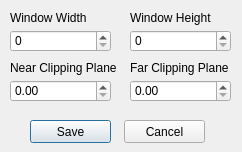
<?xml version="1.0" encoding="UTF-8"?>
<ui version="4.0">
 <class>LookThruPrefs</class>
 <widget class="QDialog" name="LookThruPrefs">
  <property name="geometry">
   <rect>
    <x>0</x>
    <y>0</y>
    <width>242</width>
    <height>152</height>
   </rect>
  </property>
  <property name="minimumSize">
   <size>
    <width>242</width>
    <height>152</height>
   </size>
  </property>
  <property name="maximumSize">
   <size>
    <width>242</width>
    <height>152</height>
   </size>
  </property>
  <property name="windowTitle">
   <string>Dialog</string>
  </property>
  <widget class="QPushButton" name="save_BTN">
   <property name="geometry">
    <rect>
     <x>30</x>
     <y>120</y>
     <width>81</width>
     <height>23</height>
    </rect>
   </property>
   <property name="text">
    <string>Save</string>
   </property>
  </widget>
  <widget class="QPushButton" name="cancel_BTN">
   <property name="geometry">
    <rect>
     <x>124</x>
     <y>120</y>
     <width>81</width>
     <height>23</height>
    </rect>
   </property>
   <property name="text">
    <string>Cancel</string>
   </property>
  </widget>
  <widget class="QLabel" name="winWidth_LABEL">
   <property name="geometry">
    <rect>
     <x>10</x>
     <y>10</y>
     <width>111</width>
     <height>16</height>
    </rect>
   </property>
   <property name="text">
    <string>Window Width</string>
   </property>
  </widget>
  <widget class="QLabel" name="winHeight_LABEL">
   <property name="geometry">
    <rect>
     <x>130</x>
     <y>10</y>
     <width>111</width>
     <height>16</height>
    </rect>
   </property>
   <property name="text">
    <string>Window Height</string>
   </property>
  </widget>
  <widget class="QLabel" name="nearClip_LABEL">
   <property name="geometry">
    <rect>
     <x>10</x>
     <y>60</y>
     <width>111</width>
     <height>16</height>
    </rect>
   </property>
   <property name="text">
    <string>Near Clipping Plane</string>
   </property>
  </widget>
  <widget class="QLabel" name="farClip_LABEL">
   <property name="geometry">
    <rect>
     <x>130</x>
     <y>60</y>
     <width>111</width>
     <height>16</height>
    </rect>
   </property>
   <property name="text">
    <string>Far Clipping Plane</string>
   </property>
  </widget>
  <widget class="QSpinBox" name="winWidth_SPINBOX">
   <property name="geometry">
    <rect>
     <x>10</x>
     <y>30</y>
     <width>101</width>
     <height>22</height>
    </rect>
   </property>
  </widget>
  <widget class="QDoubleSpinBox" name="nearClip_DBLSPINBOX">
   <property name="geometry">
    <rect>
     <x>10</x>
     <y>80</y>
     <width>101</width>
     <height>22</height>
    </rect>
   </property>
  </widget>
  <widget class="QSpinBox" name="winHeight_SPINBOX">
   <property name="geometry">
    <rect>
     <x>130</x>
     <y>30</y>
     <width>101</width>
     <height>22</height>
    </rect>
   </property>
  </widget>
  <widget class="QDoubleSpinBox" name="farClip_DBLSPINBOX">
   <property name="geometry">
    <rect>
     <x>130</x>
     <y>80</y>
     <width>101</width>
     <height>22</height>
    </rect>
   </property>
  </widget>
 </widget>
 <resources/>
 <connections/>
</ui>
